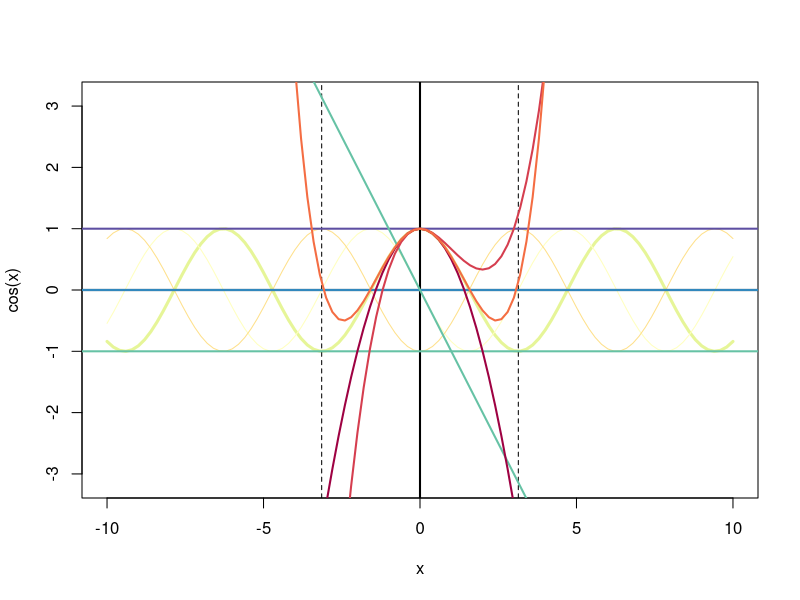
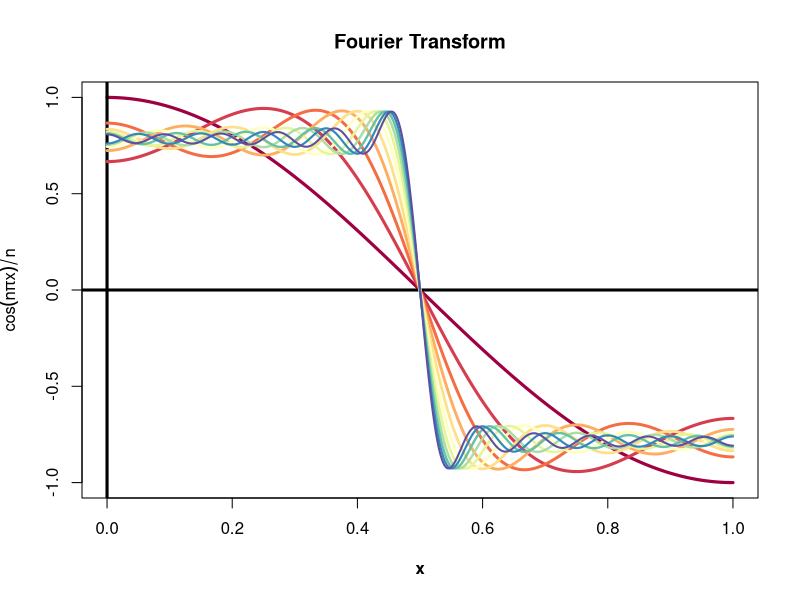

These figures' R source, in order:
## ---- chunk 1
knitr::opts_chunk$set(echo = TRUE, 
                      warning = FALSE, 
                      message = FALSE) 

suppressPackageStartupMessages( {
  library(RColorBrewer)
} )
## ---- chunk 2
## initiate x
x <- seq(-10,10,by=0.2)

## plot
n <- 11
pal <- brewer.pal(11, name="Spectral")
plot(x, cos(x), type="l", col=pal[[7]], lwd=3, ylim=c(-pi,pi))
lines(x, -sin(x), col=pal[[6]])
lines(x, -cos(x), col=pal[[5]])
abline(h=0, v=0, lwd=2)
abline(v=pi, lty=2)
abline(v=-pi, lty=2)

# original solution is 1
abline(h=1, col=pal[[n]], lwd=2)

# 1st derivative solution is 0
abline(h=0, col=pal[[n-1]], lwd=2)

# 2nd derivative solution is -1
abline(h=-1, col=pal[[n-2]], lwd=2)
abline(a=0, b=-1, col=pal[[n-2]], lwd=2)

# taylor expansion
lines(x, (1-(0.5*x^2)), col=pal[[1]], lwd=2)
lines(x, (1-(0.5*x^2)+(1/6)*x^3), col=pal[[2]], lwd=2) # add 3rd term, 1/6 b/c 3*2*1=6
lines(x, (1-(0.5*x^2)+(1/24)*x^4), col=pal[[3]], lwd=2) # add 4th term, 1/24 b/c 4*3*2*1=24
## ---- chunk 3
# fourier_step <- function(x, n_iter) {
#   odd_seq <- seq(1, (n_iter*2-1), by=2)
#   for( i in 1:(n_iter-1) ) {
#     assign( paste0("fun_",i), cos(odd_seq[i]*pi*x)/odd_seq[i], envir = .GlobalEnv )
#   }
#   fun_all <- NULL
#   # if i is odd, add
#   n_odds <- odd_seq[c(TRUE,FALSE)]
#   name_odds <- paste0("fun_", n_odds)
#   vec_odds <- lapply(name_odds, get)
#   # if i is even, subtract
#   n_evens <- odd_seq[c(FALSE,TRUE)]
#   name_evens <- paste0("fun_", n_evens)
#   vec_evens <- lapply(name_evens, get)
#   return(vec_evens)
# }

# fourier_step(2, 2)

x <- seq(0, 1, length.out=1e3)
par(font.lab = 2)
plot(x, cos(1*pi*x)/1, type="l", lwd=3.1, col=pal[1], main="Fourier Transform", ylab=expression(cos(n*pi*x)/n))
abline(h=0, v=0, lwd=3)
lines(x, (cos(1*pi*x)/1)-(cos(3*pi*x)/3), type="l", lwd=3, col=pal[2])
lines(x, (cos(1*pi*x)/1)-(cos(3*pi*x)/3)+(cos(5*pi*x)/5), type="l", lwd=2.9, col=pal[3])
lines(x, (cos(1*pi*x)/1)-(cos(3*pi*x)/3)+(cos(5*pi*x)/5)-(cos(7*pi*x)/7), type="l", lwd=2.8, col=pal[4])
lines(x, (cos(1*pi*x)/1)-(cos(3*pi*x)/3)+(cos(5*pi*x)/5)-(cos(7*pi*x)/7)+(cos(9*pi*x)/9), type="l", lwd=2.7, col=pal[5])
lines(x, (cos(1*pi*x)/1)-(cos(3*pi*x)/3)+(cos(5*pi*x)/5)-(cos(7*pi*x)/7)+(cos(9*pi*x)/9)-(cos(11*pi*x)/11), type="l", lwd=2.6, col=pal[6])
lines(x, (cos(1*pi*x)/1)-(cos(3*pi*x)/3)+(cos(5*pi*x)/5)-(cos(7*pi*x)/7)+(cos(9*pi*x)/9)-(cos(11*pi*x)/11)+(cos(13*pi*x)/13), type="l", lwd=2.5, col=pal[7])
lines(x, (cos(1*pi*x)/1)-(cos(3*pi*x)/3)+(cos(5*pi*x)/5)-(cos(7*pi*x)/7)+(cos(9*pi*x)/9)-(cos(11*pi*x)/11)+(cos(13*pi*x)/13)-(cos(15*pi*x)/15), type="l", lwd=2.4, col=pal[8])
lines(x, (cos(1*pi*x)/1)-(cos(3*pi*x)/3)+(cos(5*pi*x)/5)-(cos(7*pi*x)/7)+(cos(9*pi*x)/9)-(cos(11*pi*x)/11)+(cos(13*pi*x)/13)-(cos(15*pi*x)/15)+(cos(17*pi*x)/17), type="l", lwd=2.3, col=pal[9])
lines(x, (cos(1*pi*x)/1)-(cos(3*pi*x)/3)+(cos(5*pi*x)/5)-(cos(7*pi*x)/7)+(cos(9*pi*x)/9)-(cos(11*pi*x)/11)+(cos(13*pi*x)/13)-(cos(15*pi*x)/15)+(cos(17*pi*x)/17)-(cos(19*pi*x)/19), type="l", lwd=2.1, col=pal[10])
lines(x, (cos(1*pi*x)/1)-(cos(3*pi*x)/3)+(cos(5*pi*x)/5)-(cos(7*pi*x)/7)+(cos(9*pi*x)/9)-(cos(11*pi*x)/11)+(cos(13*pi*x)/13)-(cos(15*pi*x)/15)+(cos(17*pi*x)/17)-(cos(19*pi*x)/19)+(cos(21*pi*x)/21), type="l", lwd=2, col=pal[11])
